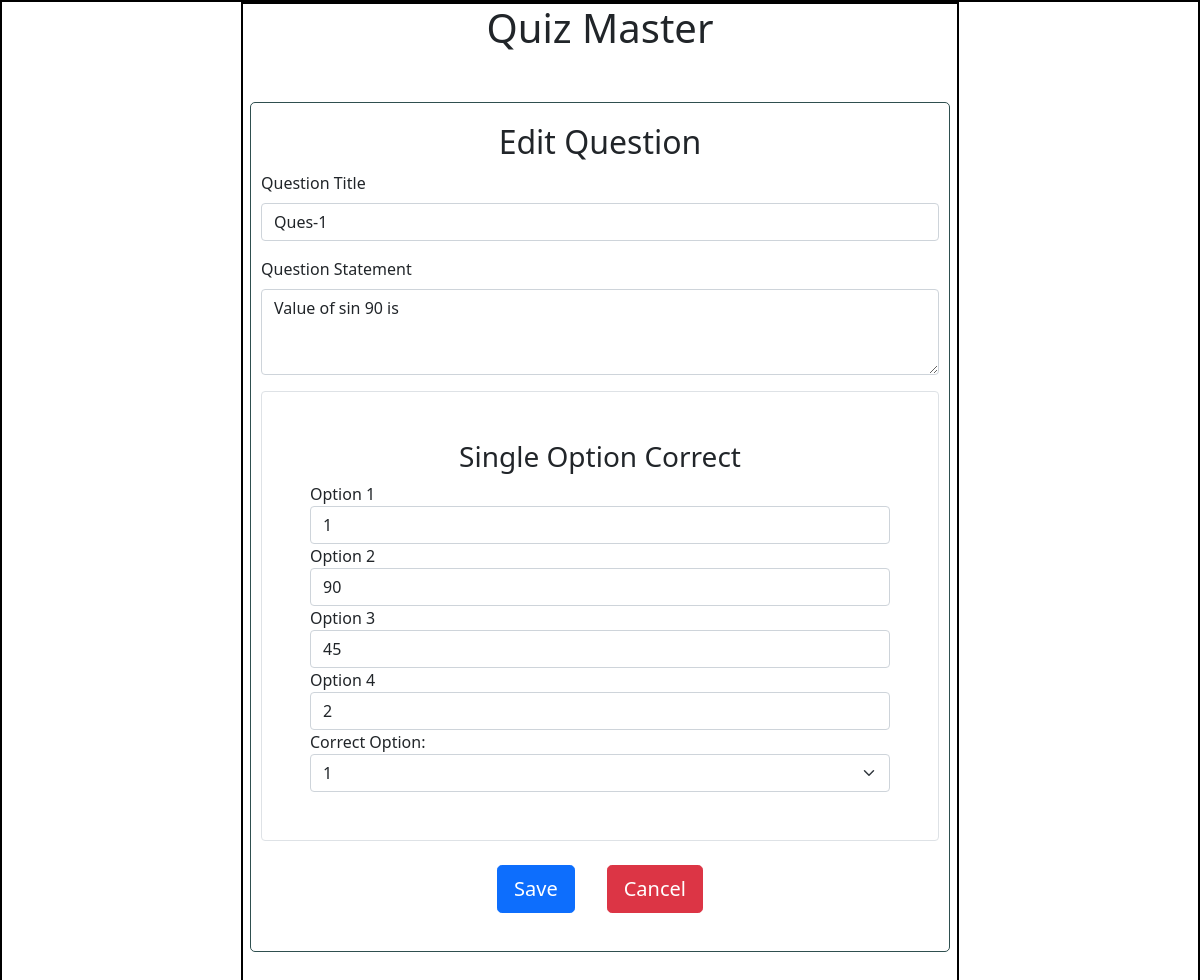
The app's page /edit_question/1 (signed in) with its own data.
### application/models.py (models this page shows)
class Question(db.Model):
    id = db.Column(db.Integer(), primary_key = True)
    title = db.Column(db.String(), nullable = False)
    statement = db.Column(db.String(), nullable = False)
    option1 = db.Column(db.String(),nullable = False)
    option2 = db.Column(db.String(),nullable = False)
    option3 = db.Column(db.String(),nullable = False)
    option4 = db.Column(db.String(),nullable = False)
    correct = db.Column(db.Integer(), nullable = False)
    quiz_id = db.Column(db.Integer(), db.ForeignKey("quiz.id"),nullable = False)

### application/controllers.py (the view, shortened to what this page needs)
@app.route("/edit_question/<int:question_id>", methods = ["GET", "POST"])
def edit_question(question_id):
    if "username" not in session:
        return redirect(url_for("login"))
    this_user = User.query.filter_by(username=session["username"]).first()
    if not this_user or this_user.role != "admin":
        return redirect(url_for("login"))
    question = Question.query.get(question_id)
    if not question:
        return redirect(url_for("quiz_management"))
    return render_template("newquestion.html", question = question, quiz_id = question.quiz_id)

### templates/newquestion.html (shortened to what this page needs)
<!DOCTYPE html>
<html lang="en">
<head>
    <link rel="stylesheet" href="/static/styles.css">
    <link href="https://cdn.jsdelivr.net/npm/bootstrap@5.0.2/dist/css/bootstrap.min.css" rel="stylesheet"
>
</head>
<body>
    <div id="main">
        <div id="canvas" style="height: 1050px;">
            <h1 style="text-align: center;">Quiz Master</h1>
            <div id="form-body" style="height: 850px; width:700px; margin-top:50px">
                <h2 style="text-align: center; margin:10px">{{"Edit Question" if question else "New Question"}}</h2>
                <form action="{{ url_for('edit_question', question_id=question.id) if question else url_for('new_question', quiz_id=quiz.id) }}" method="post">
                    <div class="mb-3">
                        <label for="input2" class="form-label">Question Title</label>
                        <input type="text" class="form-control" id="input2" name="title" value="{{question.title if question else ''}}" required>
                    </div>
                    <div class="mb-3">
                        <label for="input3" class="form-label">Question Statement</label>
                        <textarea class="form-control" id="input3" name="statement" rows="3" required>{{question.statement if question else ''}}</textarea>
                    </div>
                    <div class="border p-5 rounded">
                        <h3 style="text-align: center;">Single Option Correct</h3>
                        <div class="form-group">
                            <label for="option1">Option 1</label>
                            <input type="text" class="form-control" id="option1" name="option1" value="{{question.option1 if question else ''}}" required>
                        </div>
                        <div class="form-group">
                            <label for="option2">Option 2</label>
                            <input type="text" class="form-control" id="option2" name="option2" value="{{question.option2 if question else ''}}" required>
                        </div>
                        <div class="form-group">
                            <label for="option3">Option 3</label>
                            <input type="text" class="form-control" id="option3" name="option3" value="{{question.option3 if question else ''}}" required>
                        </div>
                        <div class="form-group">
                            <label for="option4">Option 4</label>
                            <input type="text" class="form-control" id="option4" name="option4" value="{{question.option4 if question else ''}}" required>
                        </div>
                        <div class="form-group">
                            <label for="correct">Correct Option:</label>
                            <select class="form-select" aria-label="Default select example" id="correct" name="correct" required>
                                <option value="1">1</option>
                            </select>
                        </div>
                    </div>
                    <div class="d-flex justify-content-center mt-4 gap-3">
                        <input type="submit" class="btn btn-primary btn-lg me-3" value="Save">
                        <a href="/quiz_management" class="btn btn-danger btn-lg" role="button">Cancel</a>
                    </div>
                </form>
            </div>
        </div>
    </div>
</body>
</html>

### static/styles.css (style rules this page uses)
* { margin: 0px; }
#main, #canvas { border: 2px solid black; }
#canvas { width: 60%; margin: auto; min-height: 750px; overflow: auto; }
#form-body { width: 350px; height: auto; margin: auto; border: 1px solid darkslategrey; margin-top: 100px; border-radius: 5px; padding: 10px; }

### records on screen
Question: title "Ques-1", statement "Value of sin 90 is", option1 "1", option2 "90", option3 "45", option4 "2"

### other values on screen
{{ "Edit Question" if question else "New Question" }} "Edit Question"
